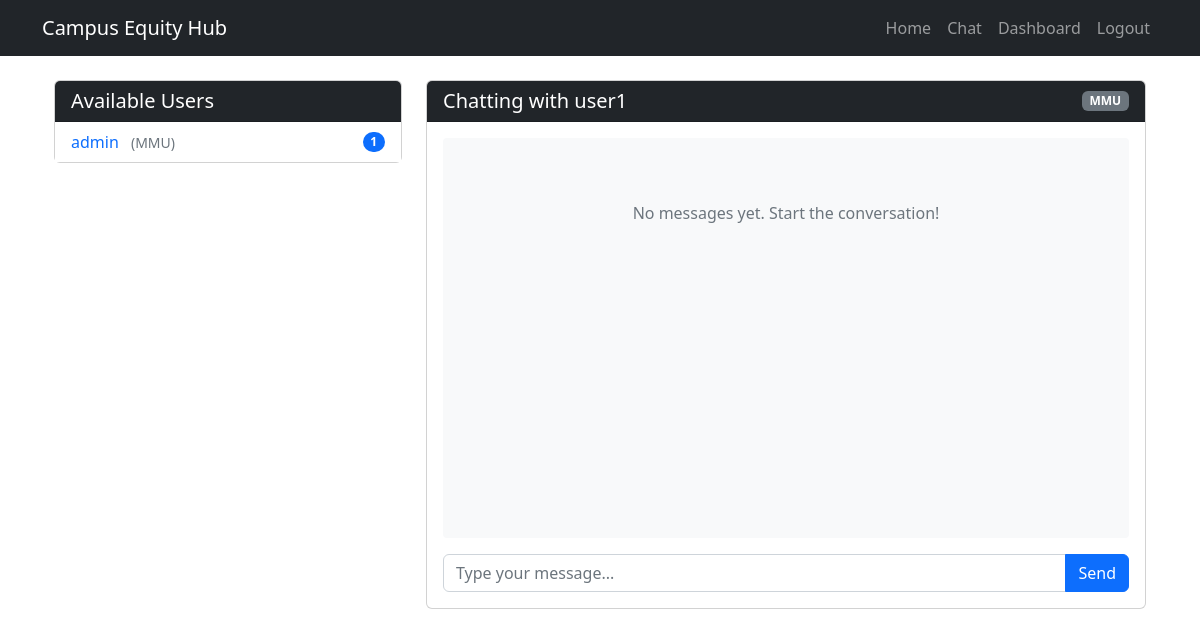
Page /chat/2 (signed in) on the committed database.
### app.py (models this page shows, shortened)
class User(db.Model):
    id = db.Column(db.Integer, primary_key=True)
    username = db.Column(db.String(80), unique=True, nullable=False)
    email = db.Column(db.String(120), unique=True, nullable=False)
    password = db.Column(db.String(60), nullable=False)
    token = db.Column(db.Integer, nullable=False)
    is_admin = db.Column(db.Boolean, default=False)
    campus = db.Column(db.String(120), nullable=False)

### app.py (the view, shortened to what this page needs)
@app.route('/chat/<int:user_id>', methods=['GET', 'POST'])
def chat_with_user(user_id):
    if 'user_id' not in session:
        flash('Please log in to access the chat.', 'danger')
        return redirect(url_for('login'))
    current_user_id = session['user_id']
    chat_partner = User.query.get_or_404(user_id)
    unread_messages = Chat.query.filter_by(
        sender_id=user_id,
        receiver_id=current_user_id,
        read=False
    ).all()
    for msg in unread_messages:
        msg.read = True
    db.session.commit()
    messages = Chat.query.filter(
        ((Chat.sender_id == current_user_id) & (Chat.receiver_id == user_id)) |
        ((Chat.sender_id == user_id) & (Chat.receiver_id == current_user_id))
    ).order_by(Chat.timestamp).all()
    users = User.query.filter(User.id != current_user_id).all()
    unread_counts = db.session.query(
        Chat.sender_id,
        db.func.count(Chat.id).label('count')
    ).filter(
        Chat.receiver_id == current_user_id,
        Chat.read == False
    ).group_by(Chat.sender_id).all()
    unread_by_user = {sender_id: count for sender_id, count in unread_counts}
    return render_template(
        'chat_with_user.html',
        chat_partner=chat_partner,
        messages=messages,
        users=users,
        unread_by_user=unread_by_user
    )

### templates/chat_with_user.html (shortened to what this page needs)
{% extends 'layout.html' %}
{% block content %}
<div class="container-fluid">
    <div class="row">
        <div class="col-md-4">
            <div class="card mb-4">
                <div class="card-header bg-dark text-white">
                    <h5 class="mb-0">Available Users</h5>
                </div>
                <div class="card-body p-0">
                    <ul class="list-group list-group-flush">
                        {% for user in users %}
                        <li class="list-group-item d-flex justify-content-between align-items-center {% if user.id == chat_partner.id %}user-active{% endif %}">
                            <a href="{{ url_for('chat_with_user', user_id=user.id) }}" class="text-decoration-none">
                                {{ user.username }}
                                <span class="text-muted small ms-2">({{ user.campus }})</span>
                            </a>
                            {% if user.id in unread_by_user and unread_by_user[user.id] > 0 %}
                            <span class="badge bg-primary rounded-pill">{{ unread_by_user[user.id] }}</span>
                            {% endif %}
                        </li>
                        {% endfor %}
                    </ul>
                </div>
            </div>
        </div>
        <div class="col-md-8">
            <div class="card">
                <div class="card-header bg-dark text-white d-flex justify-content-between align-items-center">
                    <h5 class="mb-0">Chatting with {{ chat_partner.username }}</h5>
                    <span class="badge bg-secondary">{{ chat_partner.campus }}</span>
                </div>
                <div class="card-body">
                    <div class="chat-container" id="chatContainer">
                        {% if messages %}
                            {% for message in messages %}
                            <div class="message {% if message.sender_id == session.user_id %}message-sent{% else %}message-received{% endif %}" data-message-id="{{ message.id }}">
                                {{ message.message }}
                                <span class="message-time">{{ message.timestamp }}</span>
                            </div>
                            {% endfor %}
                        {% else %}
                            <div class="text-center text-muted py-5">
                                <p>No messages yet. Start the conversation!</p>
                            </div>
                        {% endif %}
                    </div>
                    <form id="messageForm" method="POST" class="mt-3">
                        <div class="input-group">
                            <input type="text" name="message" id="messageInput" class="form-control" placeholder="Type your message..." required autocomplete="off">
                            <button type="submit" class="btn btn-primary">Send</button>
                        </div>
                    </form>
                </div>
            </div>
        </div>
    </div>
</div>
{% endblock %}

### templates/chat_with_user.html (style rules this page uses)
.chat-container { height: 400px; overflow-y: auto; padding: 15px; background-color: #f8f9fa; border-radius: 0.25rem; }

### rows in the picture
User: username "admin", campus "MMU", id "1"
User: username "user1", campus "MMU"
